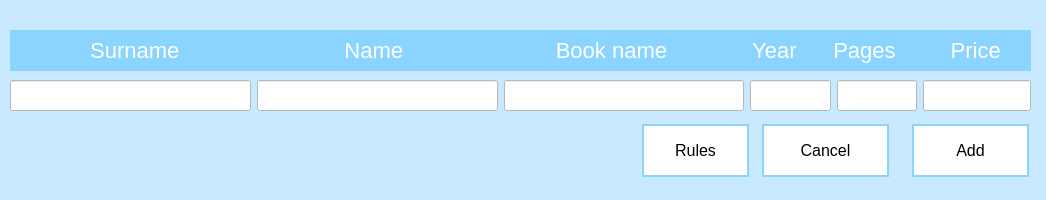
<?xml version="1.0" encoding="UTF-8"?>
<ui version="4.0">
 <class>ForAdd</class>
 <widget class="QDialog" name="ForAdd">
  <property name="geometry">
   <rect>
    <x>0</x>
    <y>0</y>
    <width>1046</width>
    <height>200</height>
   </rect>
  </property>
  <property name="windowTitle">
   <string>New book</string>
  </property>
  <property name="styleSheet">
   <string notr="true">background : #c9e9ff</string>
  </property>
  <widget class="QLabel" name="label_2">
   <property name="geometry">
    <rect>
     <x>10</x>
     <y>30</y>
     <width>1021</width>
     <height>41</height>
    </rect>
   </property>
   <property name="font">
    <font>
     <family>Arial</family>
     <pointsize>-1</pointsize>
    </font>
   </property>
   <property name="styleSheet">
    <string notr="true">QLabel#label_2{
  color: white;
  padding: 8px;
  font-family: Arial;
  Font-size:22px;
  font-width:150%;
  background-color: #8ad4ff;
}
</string>
   </property>
   <property name="text">
    <string>           Surname                           Name                         Book name              Year      Pages         Price</string>
   </property>
  </widget>
  <widget class="QPushButton" name="CancelButton">
   <property name="geometry">
    <rect>
     <x>760</x>
     <y>120</y>
     <width>131</width>
     <height>61</height>
    </rect>
   </property>
   <property name="styleSheet">
    <string notr="true">QPushButton#CancelButton{ 
  background-color: white; 
  color: black; 
  border: 2px solid #8ad4ff;
  padding: 16px 32px;
  text-align: center;
  text-decoration: none;
  display: inline-block;
  font-size: 16px;
  margin: 4px 2px;
  cursor: pointer;
}
QPushButton#CancelButton {
  background-color: white; 
  color: black; 
  border: 2px solid #8ad4ff;
 }
 QPushButton#CancelButton:hover {
	background-color: #8ad4ff;
	color: white;
 }
 QPushButton#CancelButton:pressed {
  background-color: white; 
  color: black; 
  border: 2px solid #8ad4ff;
 }</string>
   </property>
   <property name="text">
    <string>Cancel</string>
   </property>
  </widget>
  <widget class="QPushButton" name="AddButton">
   <property name="geometry">
    <rect>
     <x>910</x>
     <y>120</y>
     <width>121</width>
     <height>61</height>
    </rect>
   </property>
   <property name="styleSheet">
    <string notr="true">QPushButton#AddButton{ 
  background-color: white; 
  color: black; 
  border: 2px solid #8ad4ff;
  padding: 16px 32px;
  text-align: center;
  text-decoration: none;
  display: inline-block;
  font-size: 16px;
  margin: 4px 2px;
  cursor: pointer;
}
QPushButton#CancelButton {
  background-color: white; 
  color: black; 
  border: 2px solid #8ad4ff;
 }
 QPushButton#AddButton:hover {
	background-color: #8ad4ff;
	color: white;
 }
 QPushButton#AddButton:pressed {
  background-color: white; 
  color: black; 
  border: 2px solid #8ad4ff;
 }</string>
   </property>
   <property name="text">
    <string>Add</string>
   </property>
  </widget>
  <widget class="QPushButton" name="RulesButton">
   <property name="geometry">
    <rect>
     <x>640</x>
     <y>120</y>
     <width>111</width>
     <height>61</height>
    </rect>
   </property>
   <property name="styleSheet">
    <string notr="true">QPushButton#RulesButton{ 
  background-color: white; 
  color: black; 
  border: 2px solid #8ad4ff;
  padding: 16px 32px;
  text-align: center;
  text-decoration: none;
  display: inline-block;
  font-size: 16px;
  margin: 4px 2px;
  cursor: pointer;
}
QPushButton#RulesButton {
  background-color: white; 
  color: black; 
  border: 2px solid #8ad4ff;
 }
 QPushButton#RulesButton:hover {
	background-color: #8ad4ff;
	color: white;
 }
 QPushButton#RulesButton:pressed {
  background-color: white; 
  color: black; 
  border: 2px solid #8ad4ff;
 }</string>
   </property>
   <property name="text">
    <string>Rules</string>
   </property>
  </widget>
  <widget class="QWidget" name="layoutWidget">
   <property name="geometry">
    <rect>
     <x>10</x>
     <y>80</y>
     <width>1021</width>
     <height>31</height>
    </rect>
   </property>
   <layout class="QHBoxLayout" name="horizontalLayout" stretch="3,3,3,1,1,0">
    <item>
     <widget class="QLineEdit" name="SurnameEdit">
      <property name="sizePolicy">
       <sizepolicy hsizetype="Preferred" vsizetype="Preferred">
        <horstretch>0</horstretch>
        <verstretch>0</verstretch>
       </sizepolicy>
      </property>
      <property name="styleSheet">
       <string notr="true">background : rgb(255, 255, 255)</string>
      </property>
     </widget>
    </item>
    <item>
     <widget class="QLineEdit" name="NameEdit">
      <property name="sizePolicy">
       <sizepolicy hsizetype="Preferred" vsizetype="Preferred">
        <horstretch>0</horstretch>
        <verstretch>0</verstretch>
       </sizepolicy>
      </property>
      <property name="styleSheet">
       <string notr="true">background : rgb(255, 255, 255)</string>
      </property>
      <property name="text">
       <string/>
      </property>
     </widget>
    </item>
    <item>
     <widget class="QLineEdit" name="BookNameEdit">
      <property name="sizePolicy">
       <sizepolicy hsizetype="Preferred" vsizetype="Preferred">
        <horstretch>0</horstretch>
        <verstretch>0</verstretch>
       </sizepolicy>
      </property>
      <property name="styleSheet">
       <string notr="true">background : rgb(255, 255, 255)</string>
      </property>
     </widget>
    </item>
    <item>
     <widget class="QLineEdit" name="YearEdit">
      <property name="sizePolicy">
       <sizepolicy hsizetype="Preferred" vsizetype="Preferred">
        <horstretch>0</horstretch>
        <verstretch>0</verstretch>
       </sizepolicy>
      </property>
      <property name="styleSheet">
       <string notr="true">background : rgb(255, 255, 255)</string>
      </property>
     </widget>
    </item>
    <item>
     <widget class="QLineEdit" name="PagesEdit">
      <property name="sizePolicy">
       <sizepolicy hsizetype="Preferred" vsizetype="Preferred">
        <horstretch>0</horstretch>
        <verstretch>0</verstretch>
       </sizepolicy>
      </property>
      <property name="styleSheet">
       <string notr="true">background : rgb(255, 255, 255)</string>
      </property>
     </widget>
    </item>
    <item>
     <widget class="QLineEdit" name="PriceEdit">
      <property name="sizePolicy">
       <sizepolicy hsizetype="Preferred" vsizetype="Preferred">
        <horstretch>0</horstretch>
        <verstretch>0</verstretch>
       </sizepolicy>
      </property>
      <property name="styleSheet">
       <string notr="true">background : rgb(255, 255, 255)</string>
      </property>
     </widget>
    </item>
   </layout>
  </widget>
  <widget class="QLabel" name="label_3">
   <property name="geometry">
    <rect>
     <x>50</x>
     <y>190</y>
     <width>61</width>
     <height>61</height>
    </rect>
   </property>
   <property name="text">
    <string/>
   </property>
   <property name="pixmap">
    <pixmap>C:/Users/User/Downloads/imgonline-com-ua-Resize-7vPfUbXbO1ug.png</pixmap>
   </property>
  </widget>
  <widget class="QLabel" name="label_4">
   <property name="geometry">
    <rect>
     <x>20</x>
     <y>130</y>
     <width>611</width>
     <height>41</height>
    </rect>
   </property>
   <property name="font">
    <font>
     <pointsize>-1</pointsize>
    </font>
   </property>
   <property name="styleSheet">
    <string notr="true">color : rgb(170, 0, 0);
font-size: 20px;</string>
   </property>
   <property name="text">
    <string/>
   </property>
  </widget>
 </widget>
 <resources/>
 <connections/>
</ui>
